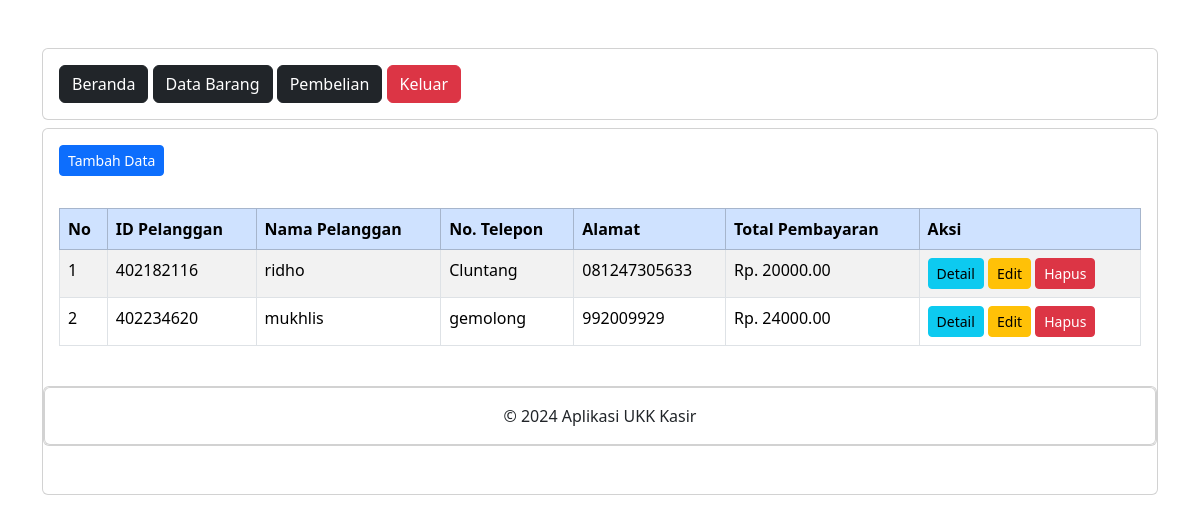
Page /petugas/pembelian.php (signed in) on the committed database.
### tables this page shows
CREATE TABLE `penjualan` (
  `PenjualanID` int(11) NOT NULL,
  `TanggalPenjualan` date NOT NULL,
  `TotalHarga` decimal(10,2) NOT NULL,
  `PelangganID` int(11) NOT NULL
);

CREATE TABLE `pelanggan` (
  `PelangganID` int(11) NOT NULL,
  `NamaPelanggan` varchar(255) NOT NULL,
  `NomorTelepon` varchar(255) NOT NULL,
  `Alamat` text NOT NULL
);

### petugas/pembelian.php (the view, shortened to what this page needs)
<?php
include "header.php";
include "navbar.php";
?>
<div class="card mt-2">
	<div class="card-body">
		<button type="button" class="btn btn-primary btn-sm" data-bs-toggle="modal" data-bs-target="#tambah-data">
			Tambah Data
		</button>
	</div>
	<div class="card-body">
			<div class="table">
        <table id="data-table"class="table table-striped table-bordered">
          <thead>
            <tr class="table-primary" class="fw-bold" align="left">
					<th>No</th>
					<th>ID Pelanggan</th>
					<th>Nama Pelanggan</th>
					<th>No. Telepon</th>
					<th>Alamat</th>
					<th>Total Pembayaran</th>
					<th>Aksi</th>
				</tr>
			</thead>
			<tbody>
				<?php
				include '../koneksi.php';
				$no = 1;
				$data = mysqli_query($koneksi,"SELECT * FROM pelanggan INNER JOIN penjualan ON pelanggan.PelangganID=penjualan.PelangganID");
				while($d = mysqli_fetch_array($data)){
					?>
					<tr>
						<td><?php echo $no++; ?></td>
						<td><?php echo $d['PelangganID']; ?></td>
						<td><?php echo $d['NamaPelanggan']; ?></td>
						<td><?php echo $d['NomorTelepon']; ?></td>
						<td><?php echo $d['Alamat']; ?></td>
						<td>Rp. <?php echo $d['TotalHarga']; ?></td>
						<td>
							<a class="btn btn-info btn-sm" href="detail_pembelian.php?PelangganID=<?php echo $d['PelangganID']; ?>">Detail</a>
							<button type="button" class="btn btn-warning btn-sm" data-bs-toggle="modal" data-bs-target="#edit-data<?php echo $d['PelangganID']; ?>">
								Edit
							</button>
							<button type="button" class="btn btn-danger btn-sm" data-bs-toggle="modal" data-bs-target="#hapus-data<?php echo $d['PelangganID']; ?>">
								Hapus
							</button>
						</td>
					</tr>
				<?php } ?>
			</tbody>
		</table>
	</div>
</div>
<?php
include "footer.php";
?>

### rows in the picture
penjualan: PelangganID "402182116", PelangganID.NamaPelanggan "ridho", PelangganID.NomorTelepon "Cluntang", PelangganID.Alamat "081247305633", TotalHarga "20000.00"
penjualan: PelangganID "402234620", PelangganID.NamaPelanggan "mukhlis", PelangganID.NomorTelepon "gemolong", PelangganID.Alamat "992009929", TotalHarga "24000.00"
